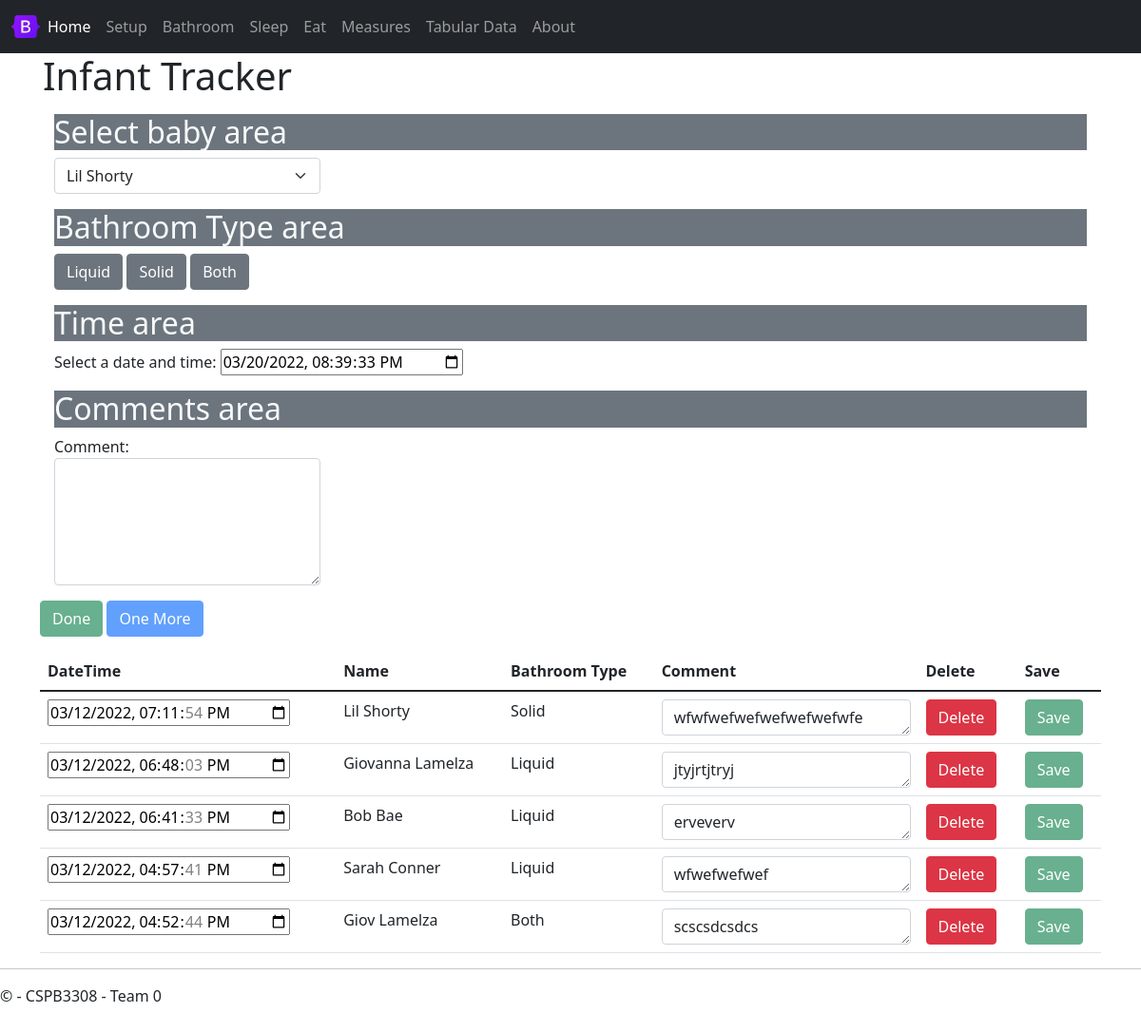
The app's page /bathroom, older data.
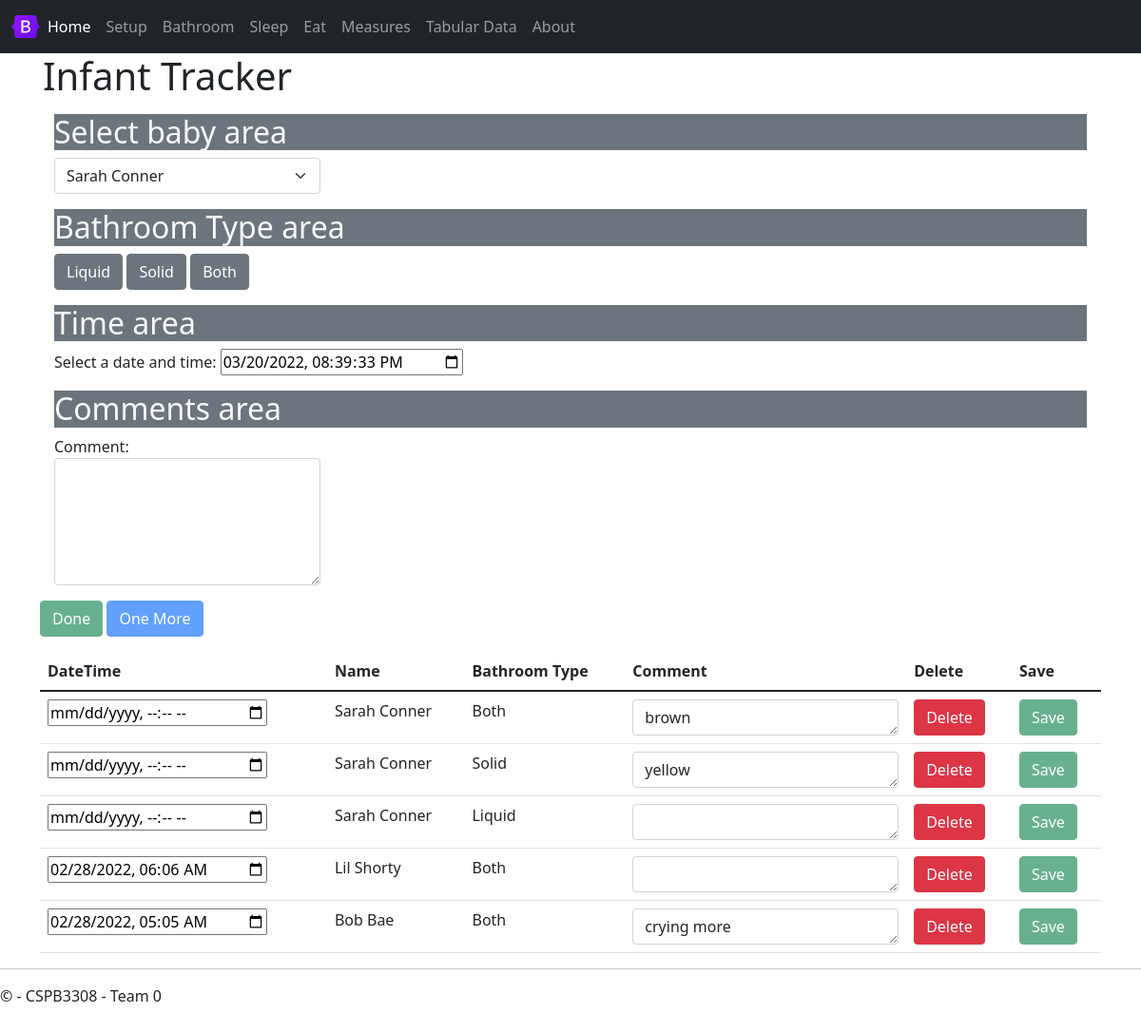
The same page, newer data.
### tables this page shows
CREATE TABLE bathroom (
bathroomEventID INTEGER PRIMARY KEY AUTOINCREMENT,
eventType TEXT DEFAULT "Bathroom" NOT NULL,
babyID INTEGER NOT NULL,
bathroomType INTEGER NOT NULL,
bathroomDateTime TEXT NOT NULL, -- YYYY-MM-DD HH:MM
bathroomComment TEXT,
FOREIGN KEY (babyID)
    REFERENCES babies (babyID),
FOREIGN KEY (BathroomType)
    REFERENCES bathroomType (bathroomTypeID)
);

CREATE TABLE bathroomType (
bathroomTypeID INTEGER PRIMARY KEY AUTOINCREMENT,
bathroomTypeName TEXT NOT NULL
);

### source/views.py (the view)
@app.route('/bathroom',methods = ['POST', 'GET'])
def bathroom():
    if request.method == 'POST':
        result = request.data
        bathroom_event = json.loads(result) # creates python dictionary
        if bathroom_event['bathroomEvent']['deleteFlag'] == True:
            delete_rows('bathroom', bathroom_event['bathroomEvent']['eventId'])
        else:
            bathroom_sql_ins(bathroom_event['bathroomEvent'])             #insert into database
        return  jsonify(""), 200
    else:
        return render_template(
            'bathroom.html',
            babies = get_babies(),
            lastBaby = get_last_baby_bathroom(),
            recentEvents = bathroom_recent_events()
        )

### source/sql_functions.py (called while the page is built)
def bathroom_recent_events(db_path = "./sqlite3/baby.db"):
    conn = sqlite3.connect(db_path)       #connect to database
    cur = conn.cursor()
    cur.execute("SELECT\
        bathroom.bathroomEventID,\
        babies.firstName || ' ' || babies.lastName as 'Baby',\
        bathroom.bathroomDateTime as 'Time',\
        bathroomType.bathroomTypeName as 'Type',\
        bathroom.bathroomComment as 'Comment' FROM bathroom\
        LEFT JOIN babies ON bathroom.babyID = babies.babyID\
        LEFT JOIN bathroomType ON bathroom.bathroomType = bathroomType.bathroomTypeID\
        ORDER BY bathroomDateTime DESC\
        LIMIT 5;")
    rows = cur.fetchall()
    bathroom_recent_lst = []
    for row in rows:
        print(row)
        row_array = [row[0], row[1], row[2], row[3], row[4]]
        bathroom_recent_lst.append(row_array)
    conn.commit()
    conn.close()
    return bathroom_recent_lst

def get_babies(db_path = "./sqlite3/baby.db"):
    conn = sqlite3.connect(db_path)       #connect to database
    cur = conn.cursor()
    cur.execute("PRAGMA foreign_keys = ON")
    cur.execute("SELECT * FROM babies")
    baby_lst = cur.fetchall()
    conn.close()
    return baby_lst

def get_last_baby_bathroom(db_path = "./sqlite3/baby.db"):
    conn = sqlite3.connect(db_path)       #connect to database
    cur = conn.cursor()
    cur.execute("PRAGMA foreign_keys = ON")
    cur.execute("SELECT babyID FROM bathroom ORDER BY bathroomDateTime DESC LIMIT 1;")
    baby_lst = cur.fetchone()
    babyid = baby_lst[0] #take first tuple
    conn.close()
    return babyid

### source/templates/bathroom.html (shortened to what this page needs)
{% extends "layout.html" %}
{% block content %}
<div class="jumbotron">
    <h1>Infant Tracker</h1>
</div>
<div class="container mt-3">
    <h2 class="text-light bg-secondary">Select baby area</h2>
    <div class="d-flex flex-row d-flex">
        <select class="form-select me-3" id="selectBaby" onChange="bathroomSelectBaby(this.value)">
            {% for baby in babies %}
                <option value="{{ baby[0] }}">{{ baby[3] }} {{ baby[4] }}</option>
            {% endfor %}
        </select>
    </div>
</div>
<div class="container mt-3">
    <h2 class="text-light bg-secondary">Bathroom Type area</h2>
    <button type="button" id="btnLiquid" class="btn btn-secondary" onclick="bathroomUpdateBathroomType(1)">Liquid</button>
    <button type="button" id="btnSolid" class="btn btn-secondary" onclick="bathroomUpdateBathroomType(2)">Solid</button>
    <button type="button" id="btnBoth" class="btn btn-secondary" onclick="bathroomUpdateBathroomType(3)">Both</button>
</div>
<div class="container mt-3">
    <h2 class="text-light bg-secondary">Time area</h2>
    <div class="form-group">
        <label for="inputDateTime">Select a date and time:</label>
        <input type="datetime-local" id="inputDateTime" onChange="bathroomUpdateDateTime(this.value)" />
    </div>
</div>
<div class="container mt-3">
    <h2 class="text-light bg-secondary">Comments area</h2>
    <div class="form-group">
        <label for="comment">Comment:</label>
        <textarea class="form-control" rows="5" id="textComment" onChange="bathroomUpdateComment(this.value)"></textarea>
    </div>
</div>
</div>
<div class="container mt-3">
    <button type="button" id="btnDone" class="btn btn-success" onClick='bathroomAddBathroomEvent(true)' disabled>Done</button>
    <button type="button" id="btnOneMore" class="btn btn-primary" onClick='bathroomAddBathroomEvent(false)' disabled>One More</button>
</div>
<div class="container mt-3">
    <table class="table">
        <thead>
          <tr>
            <th scope="col">DateTime</th>
            <th scope="col">Name</th>
            <th scope="col">Bathroom Type</th>
            <th scope="col">Comment</th>
            <th scope="col">Delete</th>
            <th scope="col">Save</th>
          </tr>
        </thead>
        <tbody>
            {% set currEvent = 0 %}
            {% for event in recentEvents %}
                {% set currEvent = event %}
                <tr>
                    <td><input type="datetime-local" value="{{ event[2] }}"/></td>
                    <td>{{ event[1] }}</td>
                    <td>{{ event[3] }}</td>
                    <td><textarea class="form-control" rows="1">{{ event[4] }}</textarea></td>
                    <td><button type="button" class="btn btn-danger" onClick="bathroomDeleteBathroomEvent({{ event[0]|safe }})">Delete</button></td>
                    <td><button type="button" class="btn btn-success" disabled onClick="bathroomSaveBathroomEvent({{ event|safe }})">Save</button></td>
                </tr>
            {% endfor %}
        </tbody>
      </table>
</div>
{% endblock %}

### source/templates/layout.html (shortened to what this page needs)
<!DOCTYPE html>
<html>
<head>
    <link rel="stylesheet" type="text/css" href="/static/content/bootstrap.min.css" />
    <link rel="stylesheet" type="text/css" href="/static/content/site.css" />
</head>
<body>
    <nav class="navbar navbar-expand-sm navbar-dark bg-dark">
        <div class="container-fluid">
            <img src="/static/images/bootstrap-logo.svg" alt="" width="30" height="24"
                class="d-inline-block align-text-top">
            <div class="collapse navbar-collapse" id="mynavbar">
                <ul class="navbar-nav me-auto">
                    <li class="nav-item">
                        <a class="nav-link active" aria-current="page" href="{{ url_for('home') }}">Home</a>
                    </li>
                    <li class="nav-item">
                        <a class="nav-link" href="{{ url_for('setup') }}">Setup</a>
                    </li>
                    <li class="nav-item">
                        <a class="nav-link" href="{{ url_for('bathroom') }}">Bathroom</a>
                    </li>
                    <li class="nav-item">
                        <a class="nav-link" href="{{ url_for('sleep') }}">Sleep</a>
                    </li>
                    <li class="nav-item">
                        <a class="nav-link" href="{{ url_for('eat') }}">Eat</a>
                    </li>
                    <li class="nav-item">
                        <a class="nav-link" href="{{ url_for('measures') }}">Measures</a>
                    </li>
                    <li class="nav-item">
                        <a class="nav-link" href="{{ url_for('tabular_data') }}">Tabular Data</a>
                    </li>
                    <li class="nav-item">
                        <a class="nav-link" href="{{ url_for('about') }}">About</a>
                    </li>
                </ul>
            </div>
        </div>
    </nav>
    <div class="container body-content">
        {% block content %}{% endblock %}
        <hr />
        <footer>
            <p>&copy; {{ year }} - CSPB3308 - Team 0</p>
        </footer>
</body>
</html>

### source/static/content/site.css (style rules this page uses)
body { padding-top: 0px; padding-bottom: 20px; }
.body-content { padding-left: 15px; padding-right: 15px; }
input, select, textarea { max-width: 280px; }

Row changes from the older to the newer data that the page shows:
removed bathroom: bathroomDateTime "03/12/2022 19:11:54", event "Lil Shorty", bathroomTypeName "Solid", bathroomComment "wfwfwefwefwefwefwefwfe"
removed bathroom: bathroomDateTime "03/12/2022 18:48:03", event "Giovanna Lamelza", bathroomTypeName "Liquid", bathroomComment "jtyjrtjtryj"
removed bathroom: bathroomDateTime "03/12/2022 18:41:33", event "Bob Bae", bathroomTypeName "Liquid", bathroomComment "erveverv"
removed bathroom: bathroomDateTime "03/12/2022 16:57:41", event "Sarah Conner", bathroomTypeName "Liquid", bathroomComment "wfwefwefwef"
removed bathroom: bathroomDateTime "03/12/2022 16:52:44", event "Giov Lamelza", bathroomTypeName "Both", bathroomComment "scscsdcsdcs"
now on this page (row edited): bathroom: event "Sarah Conner", bathroomTypeName "Both", bathroomComment "brown"
added bathroom: event "Sarah Conner", bathroomTypeName "Solid", bathroomComment "yellow"
now on this page (row edited): bathroom: event "Sarah Conner", bathroomTypeName "Liquid"
now on this page (row edited): bathroom: bathroomDateTime "02/28/2022 06:06", event "Lil Shorty", bathroomTypeName "Both"
now on this page (row edited): bathroom: bathroomDateTime "02/28/2022 05:05", event "Bob Bae", bathroomTypeName "Both", bathroomComment "crying more"
Text that changed along with them:
form field value: "Lil Shorty" → "Sarah Conner"
